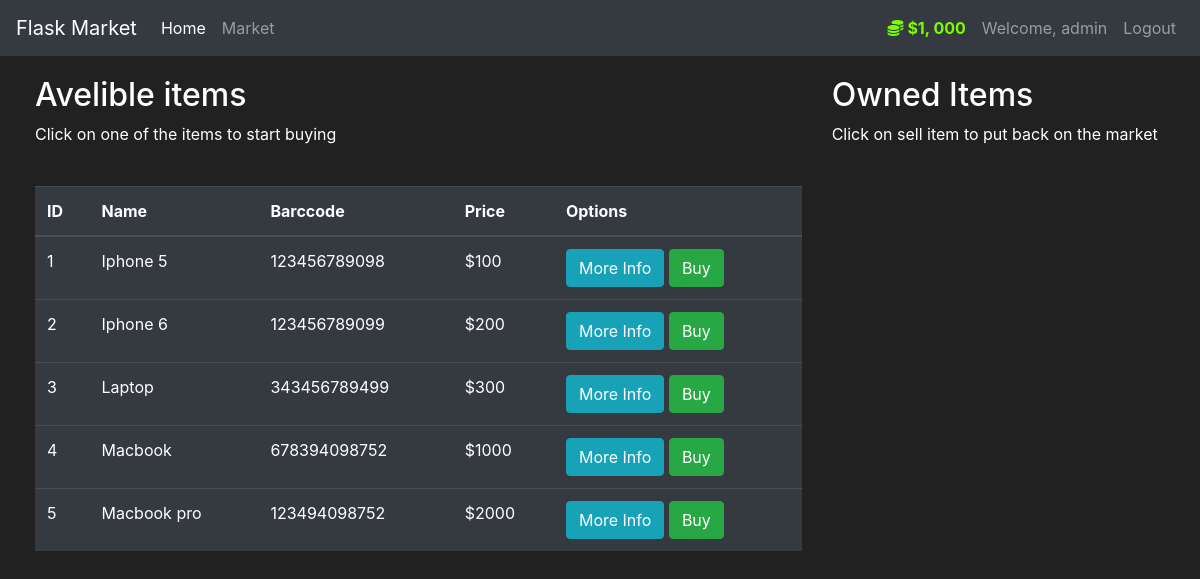
The app's page /market (signed in) with its own data.
### market/models.py (models this page shows, shortened)
class User(db.Model, UserMixin):
    id = db.Column(db.Integer(), primary_key=True)
    username = db.Column(db.String(length=30), nullable=False, unique=True)
    email_address = db.Column(db.String(length=50), nullable=False, unique=True)
    password_hash = db.Column(db.String(length=60), nullable=False)
    budget = db.Column(db.Integer(), nullable=False, default=1000)
    items = db.relationship("Item", backref="owned_user", lazy=True)
    @property
    def prettier_budget(self):
        if len(str(self.budget)) >= 4:
            return f"${str(self.budget)[:-3]}, {str(self.budget)[-3:]}"
        else:
            return f"${self.budget}"
    @property
    def password(self):
        return self.password

class Item(db.Model):
    id = db.Column(db.Integer(), primary_key=True)
    name = db.Column(db.String(length=30), nullable=False, unique=True)
    price = db.Column(db.Integer(), nullable=False)
    barcode = db.Column(db.String(length=12), nullable=False, unique=True)
    description = db.Column(db.String(length=1000), nullable=False, unique=True)
    owner = db.Column(db.Integer(), db.ForeignKey("user.id"))

### market/routes.py (the view, shortened to what this page needs)
@app.route("/market", methods=["GET", "POST"])
@login_required
def market():
    buy_form = BuyItemForm()
    sell_form = SellItemForm()
    if request.method == "GET":
        items = Item.query.filter_by(owner=None)
        owned_items = Item.query.filter_by(owner=current_user.id)
        return render_template(
            "market.html",
            items=items,
            buy_form=buy_form,
            owned_items=owned_items,
            sell_form=sell_form,
        )

### market/models.py (called while the page is built)
@login_manager.user_loader
def load_user(user_id):
    return User.query.get(int(user_id))

### market/templates/market.html (shortened to what this page needs)
{% extends 'base.html' %}
{% block content %}
<div class="row" style="margin-top:20px; margin-left:20px">
   <div class="col-8">
       <h2>Avelible items</h2>
       <p>Click on one of the items to start buying</p>
        <br>
      <table class="table table-hover table-dark">
         <thead>
            <tr>
               <th scope="col">ID</th>
               <th scope="col">Name</th>
               <th scope="col">Barccode</th>
               <th scope="col">Price</th>
               <th scope="col">Options</th>
            </tr>
         </thead>
         <tbody>
            {% for item in items %}
            <tr>
               <td>{{ item.id }}</td>
               <td>{{ item.name }}</td>
               <td>{{ item.barcode }}</td>
               <td>${{ item.price }}</td>
               <td>
                  <button class="btn btn-outline btn-info" data-toggle="modal" data-target="#exampleModal-{{ item.id }}">More Info</button>
                  <button class="btn btn-outline btn-success" data-toggle="modal" data-target="#exampleModal2-{{ item.id }}">Buy</button>
               </td>
            </tr>
            {% endfor %}
         </tbody>
      </table>
   </div>
   <div class="col-4">
        <h2>Owned Items</h2>
        <p>Click on sell item to put back on the market</p>
        <br>
    </div>
</div>
{% endblock content %}

### market/templates/base.html (shortened to what this page needs)
<!doctype html>
<html lang="en">
   <head>
      <link rel="stylesheet" href="https://cdn.jsdelivr.net/npm/bootstrap@4.5.3/dist/css/bootstrap.min.css">
   </head>
   <body>
    <nav class="navbar navbar-expand-md navbar-dark bg-dark">
        <a class="navbar-brand" href="{{ url_for('home') }}">Flask Market</a>
        <div class="collapse navbar-collapse" id="navbarNav">
            <ul class="navbar-nav mr-auto">
                <li class="nav-item active">
                    <a class="nav-link" href="{{ url_for('home') }}">Home <span class="sr-only">(current)</span></a>
                </li>
                <li class="nav-item">
                    <a class="nav-link" href="{{ url_for('market') }}">Market</a>
                </li>
            </ul>
            {% if current_user.is_authenticated %}
                <ul class="navbar-nav">
                    <li class="nav-item">
                        <a class="nav-link" style="color: lawngreen; font-weight: bold">
                            <i class="fa fa-coins"></i>
                            {{ current_user.prettier_budget }}
                        </a>
                    </li>
                    <li class="nav-item">
                        <a class="nav-link">Welcome, {{ current_user.username }}</a>
                    </li>
                    <li class="nav-item">
                        <a class="nav-link" href="{{ url_for('logout') }}">Logout</a>
                    </li>
            {% endif %}
        </div>
    </nav>
    {% block content %}
    {% endblock content %}
   </body>
</html>

### market/templates/base.html (style rules this page uses)
body { background-color: #212121; color: white }

### records on screen
User: prettier_budget "$1, 000", username "admin"
Item: id "1", name "Iphone 5", barcode "123456789098", price "100"
Item: id "2", name "Iphone 6", barcode "123456789099", price "200"
Item: id "3", name "Laptop", barcode "343456789499", price "300"
Item: id "4", name "Macbook", barcode "678394098752", price "1000"
Item: id "5", name "Macbook pro", barcode "123494098752", price "2000"
